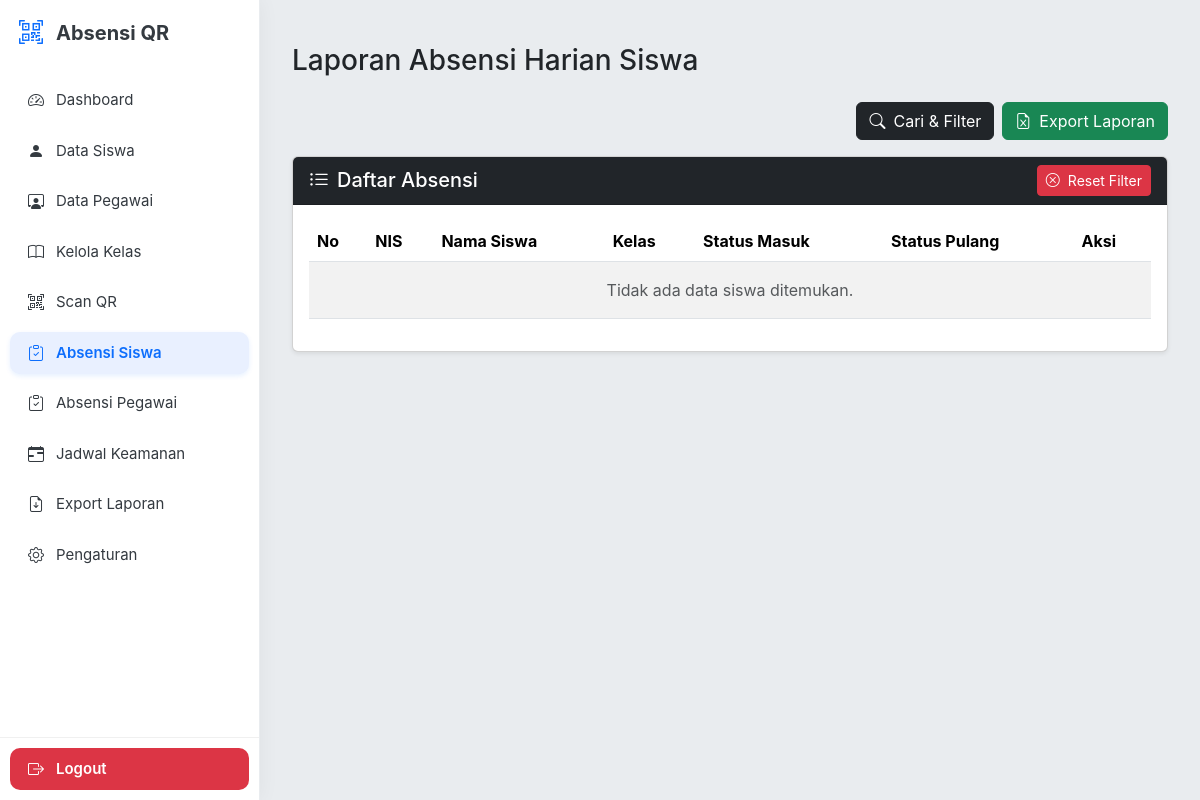
Before: /absensi/?kelas_id=1 (signed in) with the older database file.
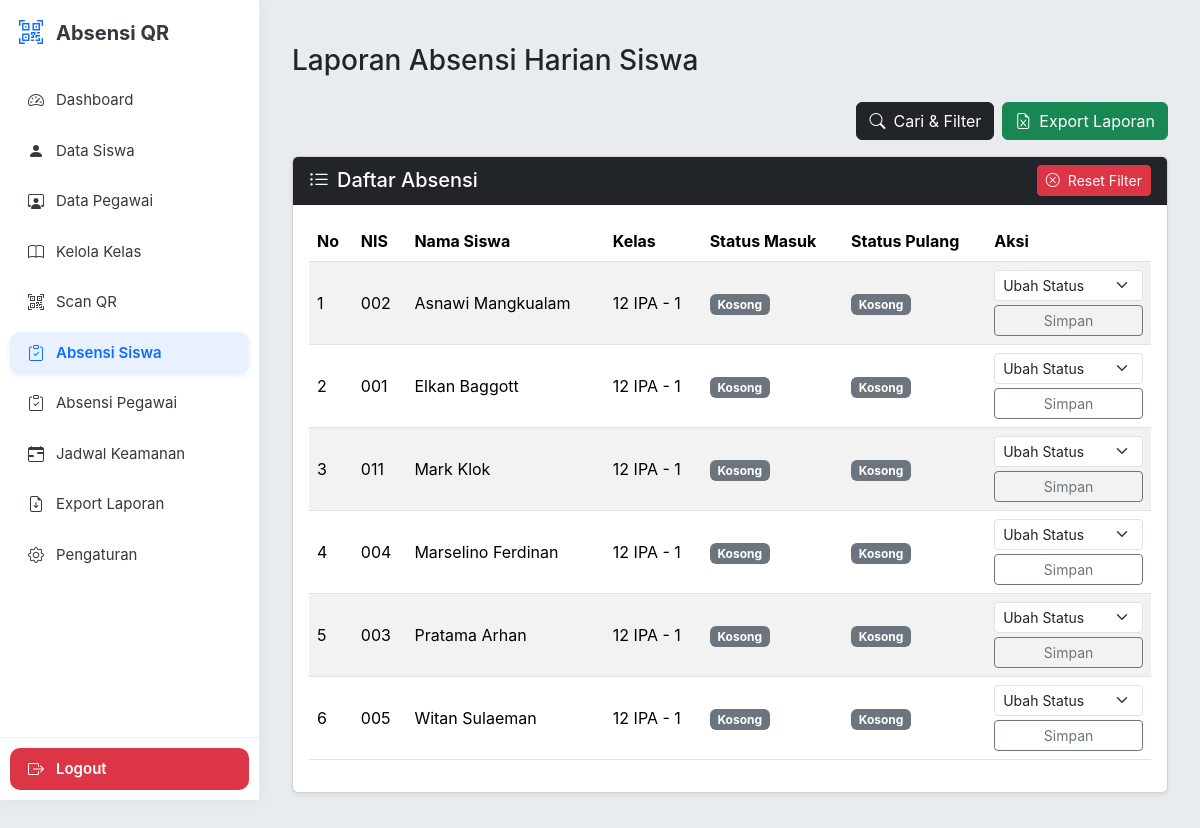
After: the same page with the newer database file.
### models.py (models this page shows, shortened)
class Siswa(db.Model):
    __tablename__ = 'siswa'
    id: Mapped[int] = mapped_column(Integer, primary_key=True)
    nis: Mapped[str] = mapped_column(String(20), unique=True, nullable=False)
    nama: Mapped[str] = mapped_column(String(100), nullable=False)
    kelas_id: Mapped[int] = mapped_column(ForeignKey('kelas.id'), nullable=False)
    no_hp_ortu: Mapped[str] = mapped_column(String(20))
    qr_path: Mapped[str] = mapped_column(String(200))
    kelas_relasi: Mapped["Kelas"] = relationship(back_populates="siswa_list")

class Kelas(db.Model):
    __tablename__ = 'kelas'
    id: Mapped[int] = mapped_column(Integer, primary_key=True)
    nama: Mapped[str] = mapped_column(String(50), unique=True, nullable=False)
    siswa_list: Mapped[list["Siswa"]] = relationship(back_populates="kelas_relasi")

### absensi_routes.py (the view, shortened to what this page needs)
@absensi_bp.route("/", methods=["GET"])
def absensi():
    auth_check = check_admin_session()
    if auth_check:
        return auth_check
    hari_ini = datetime.today().date()
    kelas_id = request.args.get("kelas_id")
    cari_nama = request.args.get("cari_nama")
    status_filter = request.args.get("status")
    kelas_list = Kelas.query.order_by(Kelas.nama.asc()).all()
    siswa_query = Siswa.query.join(Kelas)
    if cari_nama:
        siswa_query = siswa_query.filter(Siswa.nama.ilike(f"%{cari_nama}%"))
    if kelas_id:
        siswa_query = siswa_query.filter(Siswa.kelas_id == kelas_id)
    semua_siswa = siswa_query.order_by(Siswa.nama.asc()).all()
    absensi_hari_ini = Absensi.query.filter(Absensi.tanggal == hari_ini).all()
    absensi_dict = {}
    data_absensi = []
    for siswa in semua_siswa:
        data_siswa = {
            "siswa": siswa,
            "masuk": absensi_dict.get(siswa.nis, {}).get('masuk'),
            "pulang": absensi_dict.get(siswa.nis, {}).get('pulang')
        }
        if status_filter:
            siswa_status = data_siswa['masuk'].status if data_siswa['masuk'] else 'Alfa'
            if siswa_status == status_filter or (status_filter == 'Alfa' and not data_siswa['masuk']):
                data_absensi.append(data_siswa)
        else:
            data_absensi.append(data_siswa)
    data_absensi_terurut = sorted(
        data_absensi,
        key=lambda item: (item['masuk'] is None, item['masuk'].waktu if item['masuk'] else None)
    )
    return render_template(
        "absensi.html",
        data_absensi=data_absensi_terurut,
        kelas_list=kelas_list,
        kelas_id=kelas_id,
        cari_nama=cari_nama,
        status=status_filter
    )

### utils.py (called while the page is built)
def check_admin_session():
    if "admin" not in session:
        flash("Silakan login terlebih dahulu.", "warning")
        return redirect(url_for("login"))  # arahkan ke route login utama
    return None

### templates/absensi.html (shortened to what the changed rows need)
{% extends "base.html" %}
{% block content %}
<div class="container my-4">
    <div class="card shadow-sm">
        <div class="card-body">
            <div class="table-responsive">
                <table class="table table-striped table-hover align-middle" id="absensiTable">
                    <thead class="bg-dark text-white">
                        <tr>
                            <th>No</th>
                            <th>NIS</th>
                            <th>Nama Siswa</th>
                            <th>Kelas</th>
                            <th>Status Masuk</th>
                            <th>Status Pulang</th>
                            <th>Aksi</th>
                        </tr>
                    </thead>
                    <tbody>
                        {% for item in data_absensi %}
                        <tr>
                            <td>{{ loop.index }}</td>
                            <td>{{ item.siswa.nis }}</td>
                            <td>{{ item.siswa.nama }}</td>
                            <td>{{ item.siswa.kelas_relasi.nama if item.siswa.kelas_relasi else 'Tidak Diketahui' }}</td>
                            <td>
                                {% if item.masuk %}
                                    <span class="badge bg-{{ item.masuk.status | get_badge_color }}">{{ item.masuk.status }}</span>
                                    {% if item.masuk.waktu %}
                                        <br><small class="text-muted">{{ item.masuk.waktu.strftime('%H:%M') }}</small>
                                    {% endif %}
                                {% else %}
                                    <span class="badge bg-secondary">Kosong</span>
                                {% endif %}
                            </td>
                            <td>
                                {% if item.pulang %}
                                    <span class="badge bg-{{ item.pulang.status | get_badge_color }}">{{ item.pulang.status }}</span>
                                    {% if item.pulang.waktu %}
                                        <br><small class="text-muted">{{ item.pulang.waktu.strftime('%H:%M') }}</small>
                                    {% endif %}
                                {% elif item.masuk and item.masuk.jenis_absen in ['masuk', 'lainnya'] %}
                                    <span class="badge bg-warning text-dark">Belum Pulang</span>
                                {% else %}
                                    <span class="badge bg-secondary">Kosong</span>
                                {% endif %}
                            </td>
                            <td>
                                <form action="{{ url_for('absensi_bp.update_absensi', nis=item.siswa.nis) }}" method="POST">
                                    <select name="status" class="form-select form-select-sm mb-1" required>
                                        <option value="" disabled selected>Ubah Status</option>
                                    </select>
                                    <button type="submit" class="btn btn-sm btn-outline-secondary w-100">Simpan</button>
                                </form>
                            </td>
                        </tr>
                        {% else %}
                        <tr>
                            <td colspan="7" class="text-center text-muted py-3">Tidak ada data siswa ditemukan.</td>
                        </tr>
                        {% endfor %}
                    </tbody>
                </table>
            </div>
        </div>
    </div>
</div>
{% endblock %}

Changed rows visible on the page:
added Siswa: siswa.nis "002", siswa.nama "Asnawi Mangkualam"
added Kelas: siswa.kelas_relasi "12 IPA - 1" "12 IPA - 1" "12 IPA - 1" "12 IPA - 1" "12 IPA - 1" "12 IPA - 1"
added Siswa: siswa.nis "001", siswa.nama "Elkan Baggott"
added Siswa: siswa.nis "011", siswa.nama "Mark Klok"
added Siswa: siswa.nis "004", siswa.nama "Marselino Ferdinan"
added Siswa: siswa.nis "003", siswa.nama "Pratama Arhan"
added Siswa: siswa.nis "005", siswa.nama "Witan Sulaeman"
Other visible differences:
new list line: "1 Kosong Kosong Ubah Status Simpan"
new list line: "2 Kosong Kosong Ubah Status Simpan"
new list line: "3 Kosong Kosong Ubah Status Simpan"
new list line: "4 Kosong Kosong Ubah Status Simpan"
new list line: "5 Kosong Kosong Ubah Status Simpan"
new list line: "6 Kosong Kosong Ubah Status Simpan"
text no longer shown: "Tidak ada data siswa ditemukan."
